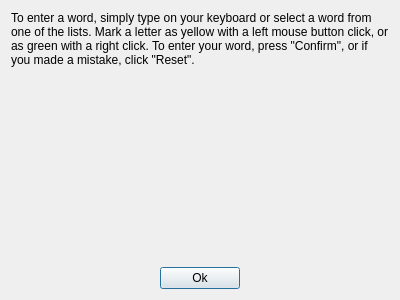
<?xml version="1.0" encoding="UTF-8"?>
<ui version="4.0">
 <class>GeniusHelp</class>
 <widget class="QDialog" name="GeniusHelp">
  <property name="geometry">
   <rect>
    <x>0</x>
    <y>0</y>
    <width>400</width>
    <height>300</height>
   </rect>
  </property>
  <property name="windowTitle">
   <string>Help</string>
  </property>
  <layout class="QVBoxLayout" name="verticalLayout">
   <item>
    <widget class="QLabel" name="label">
     <property name="text">
      <string>To enter a word, simply type on your keyboard or select a word from one of the lists. Mark a letter as yellow with a left mouse button click, or as green with a right click. To enter your word, press &quot;Confirm&quot;, or if you made a mistake, click &quot;Reset&quot;.</string>
     </property>
     <property name="alignment">
      <set>Qt::AlignLeading|Qt::AlignLeft|Qt::AlignTop</set>
     </property>
     <property name="wordWrap">
      <bool>true</bool>
     </property>
    </widget>
   </item>
   <item alignment="Qt::AlignHCenter">
    <widget class="QPushButton" name="buttonOk">
     <property name="sizePolicy">
      <sizepolicy hsizetype="Minimum" vsizetype="Fixed">
       <horstretch>0</horstretch>
       <verstretch>0</verstretch>
      </sizepolicy>
     </property>
     <property name="text">
      <string>Ok</string>
     </property>
     <property name="icon">
      <iconset theme="checkbox"/>
     </property>
    </widget>
   </item>
  </layout>
 </widget>
 <resources/>
 <connections/>
</ui>
